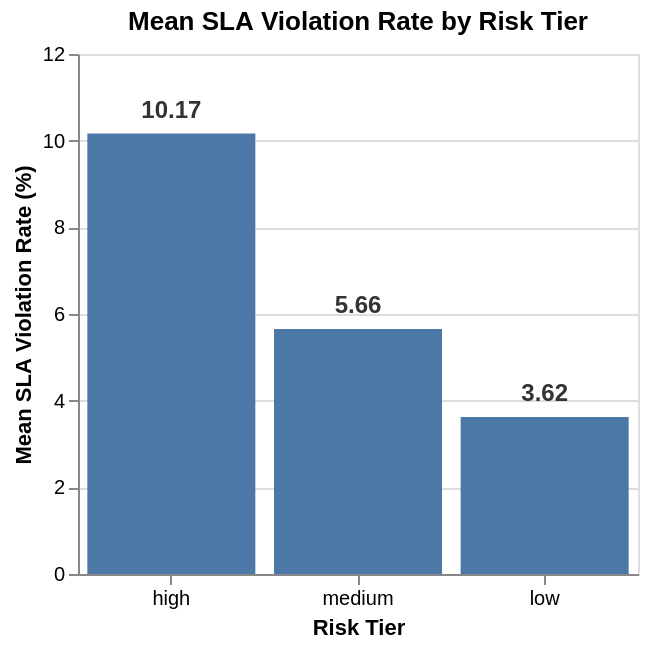
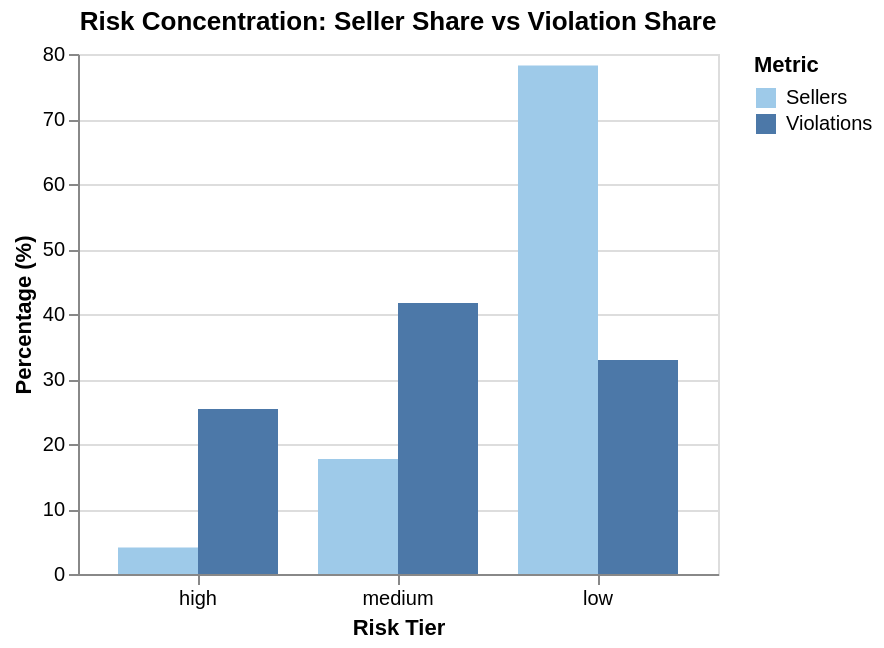

The cell these charts' notebook holds for them, in order:
### Code cell
# visulization of risk tier summary
tier_summary = tier_summary.copy()

# violation rate in percentage for better readability
tier_summary["violation_pct"] = tier_summary["mean_violation_rate"] * 100
total_sellers = tier_summary["sellers"].sum()
total_violations = tier_summary["sla_violations"].sum()

# Calculate percentage share of sellers and violations for each tier
tier_summary["sellers_pct"] = tier_summary["sellers"] / total_sellers * 100
tier_summary["violations_pct"] = tier_summary["sla_violations"] / total_violations * 100
tier_order = ["high", "medium", "low"]

base_A = alt.Chart(tier_summary).encode(
    x=alt.X(
        "risk_tier:N",
        title="Risk Tier",
        sort=tier_order,
        axis=alt.Axis(labelAngle=0)
    )
)

bars_A = base_A.mark_bar(color="#4c78a8").encode(
    y=alt.Y(
        "violation_pct:Q",
        title="Mean SLA Violation Rate (%)",
        scale=alt.Scale(
            domain=[0, float(tier_summary["violation_pct"].max()) * 1.1]
        )
    )
)

text_A = base_A.mark_text(
    align="center",
    baseline="bottom",
    dy=-5,
    fontSize=12,
    fontWeight="bold",
    color="#333333"
).encode(
    y="violation_pct:Q",
    text=alt.Text("violation_pct:Q", format=".2f")
)

chart_A = (bars_A + text_A).properties(
    title="Mean SLA Violation Rate by Risk Tier",
    width=280,
    height=260
)

chart_B_data = tier_summary[["risk_tier", "sellers_pct", "violations_pct"]].melt(
    id_vars=["risk_tier"],
    value_vars=["sellers_pct", "violations_pct"],
    var_name="metric_type",
    value_name="percentage"
)
metric_color_scale = alt.Scale(
    domain=["sellers_pct", "violations_pct"],
    range=["#9ecae9", "#4c78a8"]
)

chart_B = alt.Chart(chart_B_data).mark_bar().encode(
    x=alt.X(
        "risk_tier:N",
        title="Risk Tier",
        sort=tier_order,
        axis=alt.Axis(labelAngle=0)
    ),
    y=alt.Y(
        "percentage:Q",
        title="Percentage (%)"
    ),
    color=alt.Color(
        "metric_type:N",
        scale=metric_color_scale,
        legend=alt.Legend(
            title="Metric",
            labelExpr="datum.value == 'sellers_pct' ? 'Sellers' : 'Violations'"
        )
    ),
    xOffset="metric_type:N"
).properties(
    title="Risk Concentration: Seller Share vs Violation Share",
    width=320,
    height=260
)

display(chart_A, chart_B)

### Figure 1 — Vega-Lite specification as saved in the notebook (floating-point values rounded to 4 significant figures)
{"config": {"view": {"continuousWidth": 300, "continuousHeight": 300}}, "layer": [{"mark": {"type": "bar", "color": "#4c78a8"}, "encoding": {"x": {"axis": {"labelAngle": 0}, "field": "risk_tier", "sort": ["high", "medium", "low"], "title": "Risk Tier", "type": "nominal"}, "y": {"field": "violation_pct", "scale": {"domain": [0, 11.18]}, "title": "Mean SLA Violation Rate (%)", "type": "quantitative"}}}, {"mark": {"type": "text", "align": "center", "baseline": "bottom", "color": "#333333", "dy": -5, "fontSize": 12, "fontWeight": "bold"}, "encoding": {"text": {"field": "violation_pct", "format": ".2f", "type": "quantitative"}, "x": {"axis": {"labelAngle": 0}, "field": "risk_tier", "sort": ["high", "medium", "low"], "title": "Risk Tier", "type": "nominal"}, "y": {"field": "violation_pct", "type": "quantitative"}}}], "data": {"name": "data-4fbc74d13183a9c0ba004ed7596b6de1"}, "height": 260, "title": "Mean SLA Violation Rate by Risk Tier", "width": 280, "$schema": "https://vega.github.io/schema/vega-lite/v6.1.0.json", "datasets": {"data-4fbc74d13183a9c0ba004ed7596b6de1": [{"risk_tier": "high", "sellers": 24, "delivered_orders": 2528, "sla_violations": 257, "severity_weighted_violations": 411.0, "mean_violation_rate": 0.1017, "total_gmv": 387900.0, "violation_gmv": 35450.0, "violation_gmv_pct": 0.0914, "violation_pct": 10.17, "sellers_pct": 4.082, "violations_pct": 25.4}, {"risk_tier": "low", "sellers": 460, "delivered_orders": 10938, "sla_violations": 333, "severity_weighted_violations": 503.0, "mean_violation_rate": 0.03622, "total_gmv": 1832000.0, "violation_gmv": 64400.0, "violation_gmv_pct": 0.03514, "violation_pct": 3.622, "sellers_pct": 78.23, "violations_pct": 32.91}, {"risk_tier": "medium", "sellers": 104, "delivered_orders": 9378, "sla_violations": 422, "severity_weighted_violations": 664.0, "mean_violation_rate": 0.05656, "total_gmv": 1301000.0, "violation_gmv": 63240.0, "violation_gmv_pct": 0.04862, "violation_pct": 5.656, "sellers_pct": 17.69, "violations_pct": 41.7}]}}

### Figure 2 — Vega-Lite specification as saved in the notebook (floating-point values rounded to 4 significant figures)
{"config": {"view": {"continuousWidth": 300, "continuousHeight": 300}}, "data": {"name": "data-7aefeaefbfa8afa9080be2e93a7d2126"}, "mark": {"type": "bar"}, "encoding": {"color": {"field": "metric_type", "legend": {"labelExpr": "datum.value == 'sellers_pct' ? 'Sellers' : 'Violations'", "title": "Metric"}, "scale": {"domain": ["sellers_pct", "violations_pct"], "range": ["#9ecae9", "#4c78a8"]}, "type": "nominal"}, "x": {"axis": {"labelAngle": 0}, "field": "risk_tier", "sort": ["high", "medium", "low"], "title": "Risk Tier", "type": "nominal"}, "xOffset": {"field": "metric_type", "type": "nominal"}, "y": {"field": "percentage", "title": "Percentage (%)", "type": "quantitative"}}, "height": 260, "title": "Risk Concentration: Seller Share vs Violation Share", "width": 320, "$schema": "https://vega.github.io/schema/vega-lite/v6.1.0.json", "datasets": {"data-7aefeaefbfa8afa9080be2e93a7d2126": [{"risk_tier": "high", "metric_type": "sellers_pct", "percentage": 4.082}, {"risk_tier": "low", "metric_type": "sellers_pct", "percentage": 78.23}, {"risk_tier": "medium", "metric_type": "sellers_pct", "percentage": 17.69}, {"risk_tier": "high", "metric_type": "violations_pct", "percentage": 25.4}, {"risk_tier": "low", "metric_type": "violations_pct", "percentage": 32.91}, {"risk_tier": "medium", "metric_type": "violations_pct", "percentage": 41.7}]}}
